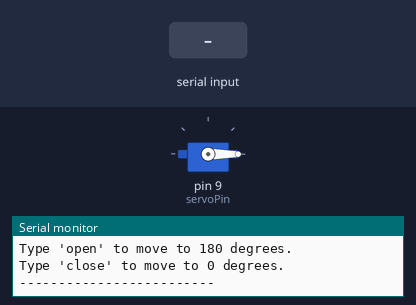
A sketch run on a simulated Arduino Uno, built with avr-gcc and run on an emulated ATmega328P. Shown: servo, the last lines printed to the serial monitor. The test bench sets the inputs (shaded band).

Above: at 1.2 s.
1.3 s: "open\n" received over Serial
At 2.5 s:
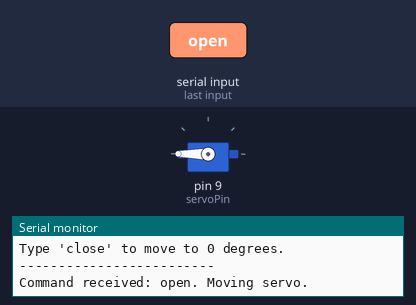
2.8 s: "close\n" received over Serial
At 3.7 s:
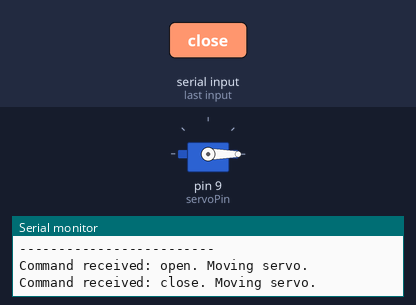
Timing chart, 0 to 5.8 s (numbered marks = the images above; inputs shaded):
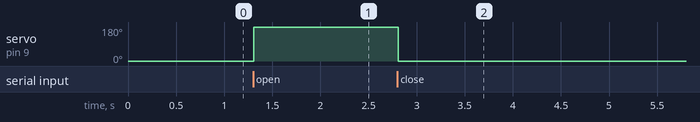

Measured:
- after the input at 1.3 s, servo on pin 9 (servoPin): 0° → 180° at once
- after the input at 2.8 s, servo on pin 9 (servoPin): 180° → 0° at once

The sketch:

gripper_control.ino
```cpp
/*
  Servo Control via Serial Monitor

  Description:
  This code allows you to control a servo motor connected to an Arduino Uno.
  - The servo is attached to pin 9.
  - By opening the Serial Monitor and typing "open", the servo rotates to 180 degrees.
  - By typing "close", the servo rotates to 0 degrees.

  Hardware:
  - Arduino Uno
  - Servo Motor
  - Jumper Wires

  Wiring:
  - Servo Signal Pin -> Arduino Pin 9
  - Servo VCC Pin    -> Arduino 5V
  - Servo GND Pin    -> Arduino GND
*/

// Include the standard Servo library
#include <Servo.h>

// Create a servo object to control the servo
Servo myServo;

// Define the pin the servo's signal wire is connected to
const int servoPin = 9;

// Define the angles for the "open" and "close" positions
// Standard servos have a range from 0 to 180 degrees.
const int openPosition = 180;
const int closePosition = 0;

void setup() {
  // Start the serial communication at a 9600 baud rate.
  // This is how the Arduino communicates with your computer.
  Serial.begin(9600);

  // Attach the servo object to the pin
  myServo.attach(servoPin);

  // Set the servo to the initial "close" position when the Arduino starts
  myServo.write(closePosition);

  // Print instructions to the Serial Monitor for the user
  Serial.println("Servo Control Initialized");
  Serial.println("-------------------------");
  Serial.println("Type 'open' to move to 180 degrees.");
  Serial.println("Type 'close' to move to 0 degrees.");
  Serial.println("-------------------------");
}

void loop() {
  // Check if there is any data available to read from the serial port
  if (Serial.available() > 0) {

    // Read the incoming command as a String until a newline character is received
    // (This happens when you press Enter in the Serial Monitor)
    String command = Serial.readStringUntil('\n');

    // Remove any leading/trailing whitespace from the command
    command.trim();

    // Use equalsIgnoreCase to make the command case-insensitive (e.g., "Open" or "OPEN" will also work)
    if (command.equalsIgnoreCase("open")) {
      Serial.println("Command received: open. Moving servo.");
      myServo.write(openPosition); // Tell the servo to go to the 'open' position (180 degrees)
    }
    else if (command.equalsIgnoreCase("close")) {
      Serial.println("Command received: close. Moving servo.");
      myServo.write(closePosition); // Tell the servo to go to the 'close' position (0 degrees)
    }
    else {
      // If the command is not recognized, print an error message
      Serial.print("Unknown command: '");
      Serial.print(command);
      Serial.println("'. Please use 'open' or 'close'.");
    }
  }
}
```
